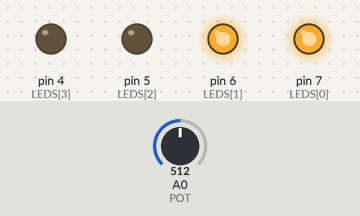
Bench run of a sketch on a simulated Arduino Uno, built with avr-gcc and run on an emulated ATmega328P. Parts: output pins drawn as LEDs (lit = HIGH). Inputs (shaded band) come from the test bench; at power-on: A0 (POT) = 512.

Above: at 1.2 s.
1.3 s: A0 (POT) set to 603
2.8 s: A0 (POT) set to 622
At 3.3 s:
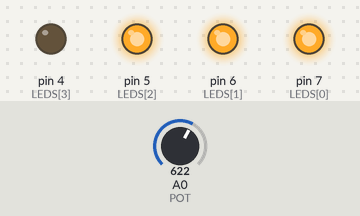
4.3 s: A0 (POT) set to 800
5.8 s: A0 (POT) set to 828
At 7.0 s:
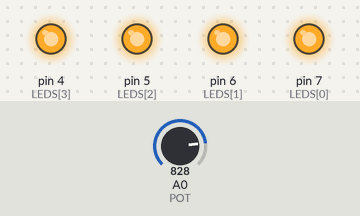
7.3 s: A0 (POT) set to 306
At 8.5 s:
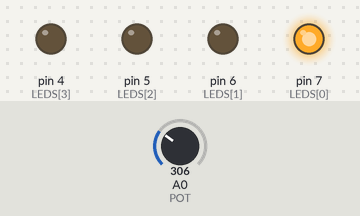
8.8 s: A0 (POT) set to 394
10.3 s: A0 (POT) set to 428
At 11.3 s:
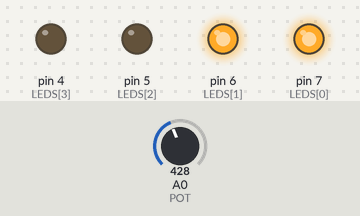
Timing chart, 0 to 12.8 s (numbered marks = the images above; inputs shaded):
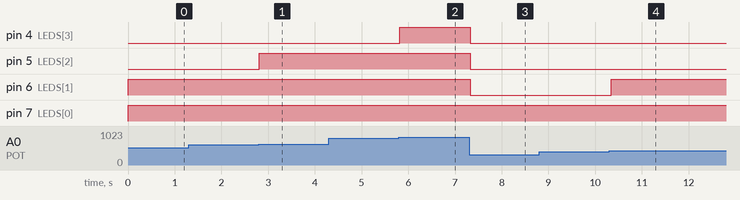

The sketch:

Urok9_3b_Shkala_Massiv.ino
```cpp
/*
  Урок 9. Задание 3, вариант Б — шкала с массивом и циклом

  То же самое, но короче. Пины светодиодов храним в МАССИВЕ,
  а функция map() сразу считает, сколько светодиодов зажечь.
  Так легко сделать шкалу хоть из 10 светодиодов.

  Схема та же, что в задании 3.
*/

const int POT = A0;                  // потенциометр
const int LEDS[4] = {7, 6, 5, 4};    // пины: от первого к четвёртому

void setup() {
  for (int i = 0; i < 4; i++) {
    pinMode(LEDS[i], OUTPUT);        // каждый пин из массива — выход
  }
}

void loop() {
  int value = analogRead(POT);             // 0…1023
  int level = map(value, 0, 1023, 0, 5);   // 5 зон: 0, 1, 2, 3, 4
  // (level = 5 бывает только при 1023 — тогда тоже горят все)

  for (int i = 0; i < 4; i++) {
    if (i < level) {
      digitalWrite(LEDS[i], HIGH);   // «ниже уровня» — горит
    } else {
      digitalWrite(LEDS[i], LOW);    // остальные погашены
    }
  }

  delay(50);
}
```

Measured:
- the behaviour switches between 613 and 614 on A0 (POT) (found by bisection; images 0 and 1)
- the behaviour switches between 818 and 819 on A0 (POT) (found by bisection; images 1 and 2)
- the behaviour switches between 409 and 410 on A0 (POT) (found by bisection; images 3 and 4)
- after the input at 1.3 s, every drawn part: stays the same
- after the input at 2.8 s, pin 5 (LEDS[2]): LOW → HIGH at once
- after the input at 4.3 s, every drawn part: stays the same
- after the input at 5.8 s, pin 4 (LEDS[3]): LOW → HIGH at once
- after the input at 7.3 s, pin 4 (LEDS[3]), pin 5 (LEDS[2]), pin 6 (LEDS[1]): HIGH → LOW at once
- after the input at 8.8 s, every drawn part: stays the same
- after the input at 10.3 s, pin 6 (LEDS[1]): LOW → HIGH at once
